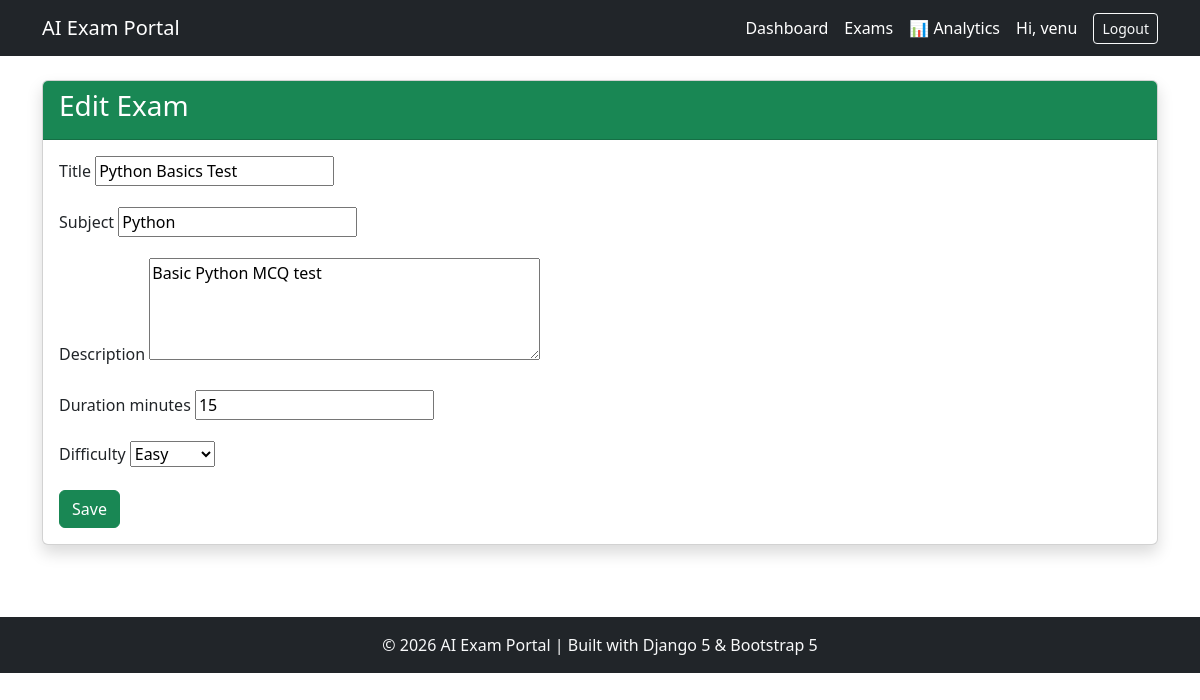
/exams/1/edit/ (signed in), run on the app's committed database.
### exams/models.py (models this page shows, shortened)
class Exam(models.Model):
    DIFFICULTY_CHOICES = [
        ('Easy', 'Easy'),
        ('Medium', 'Medium'),
        ('Hard', 'Hard'),
    ]
    title = models.CharField(max_length=200)
    subject = models.CharField(max_length=100)
    description = models.TextField(blank=True)
    duration_minutes = models.PositiveIntegerField(default=30)
    difficulty = models.CharField(
        max_length=10,
        choices=DIFFICULTY_CHOICES
    )
    created_by = models.ForeignKey(
        User,
        on_delete=models.CASCADE
    )
    created_at = models.DateTimeField(
        auto_now_add=True
    )
    class Meta:
        ordering = ['-created_at']

### exams/views.py (the view, shortened to what this page needs)
# urls.py: path('<int:pk>/edit/', ExamUpdateView.as_view(), name='exam_update'),
class ExamUpdateView(LoginRequiredMixin, UpdateView):
    model = Exam
    form_class = ExamForm
    template_name = "exams/exam_form.html"
    success_url = reverse_lazy(
        "exam_list"
    )

### exams/forms.py
class ExamForm(forms.ModelForm):
    class Meta:
        model = Exam
        fields = [
            'title',
            'subject',
            'description',
            'duration_minutes',
            'difficulty'
        ]
        widgets = {
            'description': forms.Textarea(attrs={'rows': 4}),
        }

### templates/exams/exam_form.html (shortened to what this page needs)
{% extends 'base.html' %}
{% block content %}
<div class="card shadow">
    <div class="card-header bg-success text-white">
        <h3>{% if object %}Edit Exam{% else %}Create Exam{% endif %}</h3>
    </div>
    <div class="card-body">
        <form method="post">
            {% for field in form %}
                <div class="mb-3">
                    <label class="form-label">{{ field.label }}</label>
                    {{ field }}
                </div>
            {% endfor %}
            <button type="submit" class="btn btn-success">
                Save
            </button>
        </form>
    </div>
</div>
{% endblock %}

### templates/base.html (shortened to what this page needs)
<!DOCTYPE html>
<html lang="en">
<head>
    <link href="https://cdn.jsdelivr.net/npm/bootstrap@5.3.3/dist/css/bootstrap.min.css" rel="stylesheet">
    <link rel="stylesheet"
          href="https://cdn.jsdelivr.net/npm/bootstrap-icons@1.11.3/font/bootstrap-icons.min.css">
</head>
<body>
<nav class="navbar navbar-expand-lg navbar-dark bg-dark">
    <div class="container">
        <a class="navbar-brand" href="/">AI Exam Portal</a>
        <div class="ms-auto d-flex align-items-center gap-3">
            <a href="{% url 'dashboard' %}" class="text-white text-decoration-none">Dashboard</a>
            <a href="{% url 'exam_list' %}" class="text-white text-decoration-none">Exams</a>
            <a href="{% url 'performance_analytics' %}" class="text-white text-decoration-none">📊 Analytics</a>
            {% if user.is_authenticated %}
                <span class="text-white">Hi, {{ user.username }}</span>
                <form method="post" action="{% url 'logout' %}" class="d-inline">
                    <button type="submit" class="btn btn-outline-light btn-sm">
                        Logout
                    </button>
                </form>
            {% else %}
                <a href="{% url 'login' %}" class="btn btn-outline-light btn-sm">Login</a>
                <a href="{% url 'register' %}" class="btn btn-light btn-sm">Register</a>
            {% endif %}
        </div>
    </div>
</nav>
<div class="container py-4">
    {% block content %}{% endblock %}
</div>
<footer class="bg-dark text-light text-center py-3 mt-5">
    <p class="mb-0">
        © 2026 AI Exam Portal | Built with Django 5 & Bootstrap 5
    </p>
</footer>
</body>
</html>

### data on the page
Exam: form "Python Basics Test" "Python" "Basic Python MCQ test" "15" "Easy"

### other printed values
{{ user.username }} "venu"
{{ field.label }} "Title" "Subject" "Description" "Duration minutes" "Difficulty"
